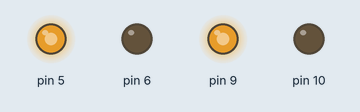
Bench run of a sketch on a simulated Arduino Uno, built with avr-gcc and run on an emulated ATmega328P. Shown: output pins drawn as LEDs (lit = HIGH).

Above: at 0.05 s.
At 1.25 s:
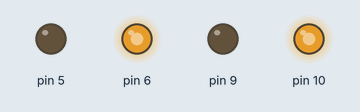
At 2.5 s:
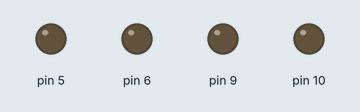
Timing chart, 0 to 5.8 s (numbered marks = the images above):
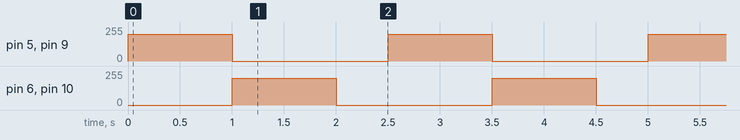

Measured:
- by itself, pin 5, pin 6, pin 9, pin 10: alternates 200/255 for 1.0 s and 0/255 for 1.5 s

The sketch:

script_ponte_h.ino
```cpp
// Codigo basico para funcionamento de Ponte H

class DCMotor {
  int spd = 255, pin1, pin2;

  public:

    void Pinout(int in1, int in2){ // Pinout é o método para a declaração dos pinos que vão controlar o objeto motor
      pin1 = in1;
      pin2 = in2;
      pinMode(pin1, OUTPUT);
      pinMode(pin2, OUTPUT);
      }
    void Speed(int in1){ // Speed é o método que irá ser responsável por salvar a velocidade de atuação do motor
      spd = in1;
      }
    void Forward(){ // Forward é o método para fazer o motor girar para frente
      analogWrite(pin1, spd);
      digitalWrite(pin2, LOW);
      }
    void Backward(){ // Backward é o método para fazer o motor girar para trás
      digitalWrite(pin1, LOW);
      analogWrite(pin2, spd);
      }
    void Stop(){ // Stop é o metodo para fazer o motor ficar parado.
      digitalWrite(pin1, LOW);
      digitalWrite(pin2, LOW);
      }
   };
   DCMotor Motor1, Motor2; // Criação de dois objetos motores, já que usaremos dois motores, e eles já estão prontos para receber os comandos já configurados acima.
void setup() {
  Motor1.Pinout(5,6); // Seleção dos pinos que cada motor usará, como descrito na classe.
  Motor2.Pinout(9,10);
}
void loop() {
  Motor1.Speed(200); // A velocidade do motor pode variar de 0 a 255, onde 255 é a velocidade máxima.
  Motor2.Speed(200);

  Motor1.Forward(); // Comando para o motor ir para frente
  Motor2.Forward();
  delay(1000);
  Motor1.Backward(); // Comando para o motor ir para trás
  Motor2.Backward();
  delay(1000);
  Motor1.Stop(); // Comando para o motor parar
  Motor2.Stop();
  delay(500);
}
```
